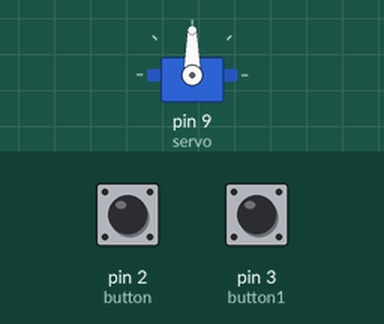
This sketch was run on a simulated Arduino Uno, built with avr-gcc and run on an emulated ATmega328P. Shown: servo. The test bench sets the inputs (shaded band); at power-on: pin 2 (button) HIGH, pin 3 (button1) HIGH.

Above: at 1.2 s.
1.3 s: pin 2 (button) pulled LOW for 0.15 s
At 2.4 s:
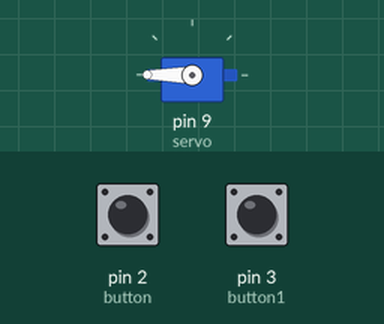
2.9 s: pin 3 (button1) pulled LOW for 0.15 s
At 3.7 s:
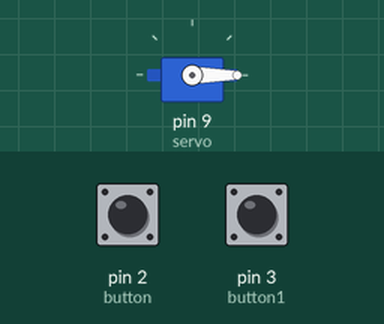
4.5 s: pin 2 (button) pulled LOW for 1 s
At 4.9 s:
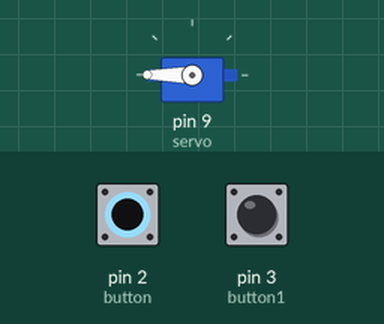
7.0 s: pin 3 (button1) pulled LOW for 1 s
At 8.0 s:
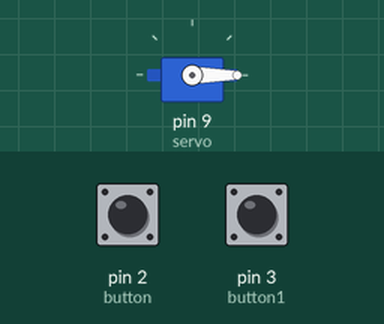
Timing chart, 0 to 10.0 s (numbered marks = the images above; inputs shaded):
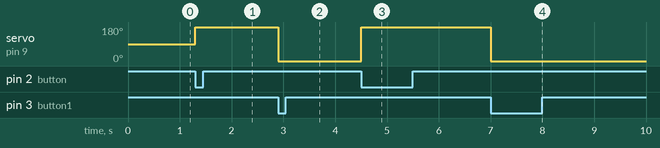

Measured:
- after the input at 1.3 s, servo on pin 9 (servo): 90° → 180° at once
- after the input at 2.9 s, servo on pin 9 (servo): 180° → 0° at once
- after the input at 4.5 s, servo on pin 9 (servo): 0° → 180° at once
- after the input at 7.0 s, servo on pin 9 (servo): 180° → 0° at once

The sketch:

Code5.ino
```cpp
int button = 2;   //pin of the first button
int button1 = 3;  //pin  of the second button
#include<Servo.h> //include the servo library
Servo servo;  //create a servo object


void  setup() {
  // put your setup code here, to run once:
  servo.attach(9);  //pin  used by the servo
  pinMode(button, INPUT_PULLUP);  //define first button as  input pullup
  pinMode(button1, INPUT_PULLUP); //define second button as input  pullup
  /*
  INPUT_PULLUP send to arduino LOW signal, so, when you press  the button, you send a LOW signal to arduino
  */
}

void loop() {
  // put your main code here, to run repeatedly:
  if (digitalRead(button) ==  LOW) {
    servo.write(180); //servo goes to variable pos
    delay(5);  //5 milliseconds of delay
  }
  if (digitalRead(button1) == LOW) {
    servo.write(0);  //servo goes to variable pos
    delay(5); //5 milliseconds of delay
  }
}
```
